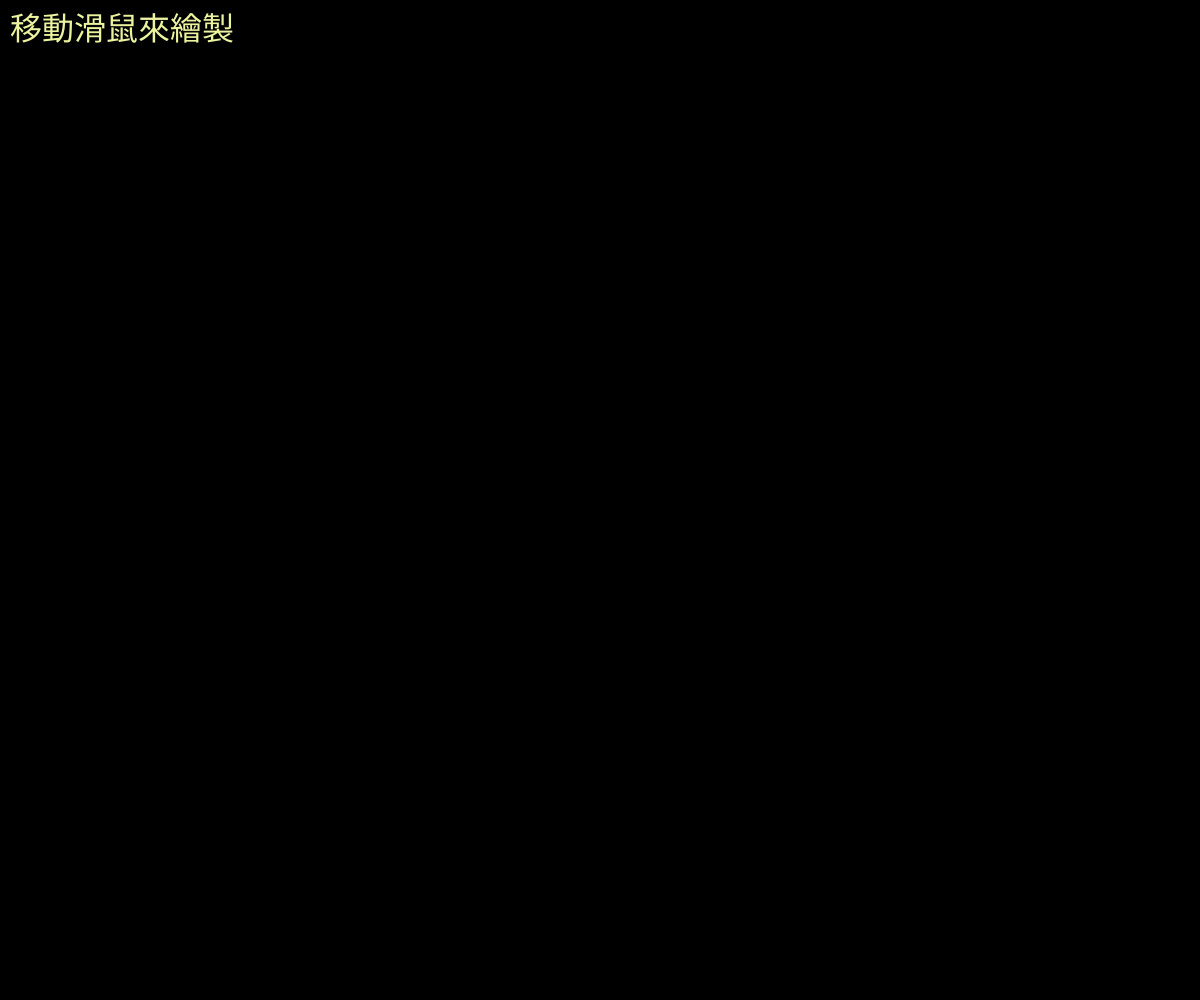
Frame 1 (no input)
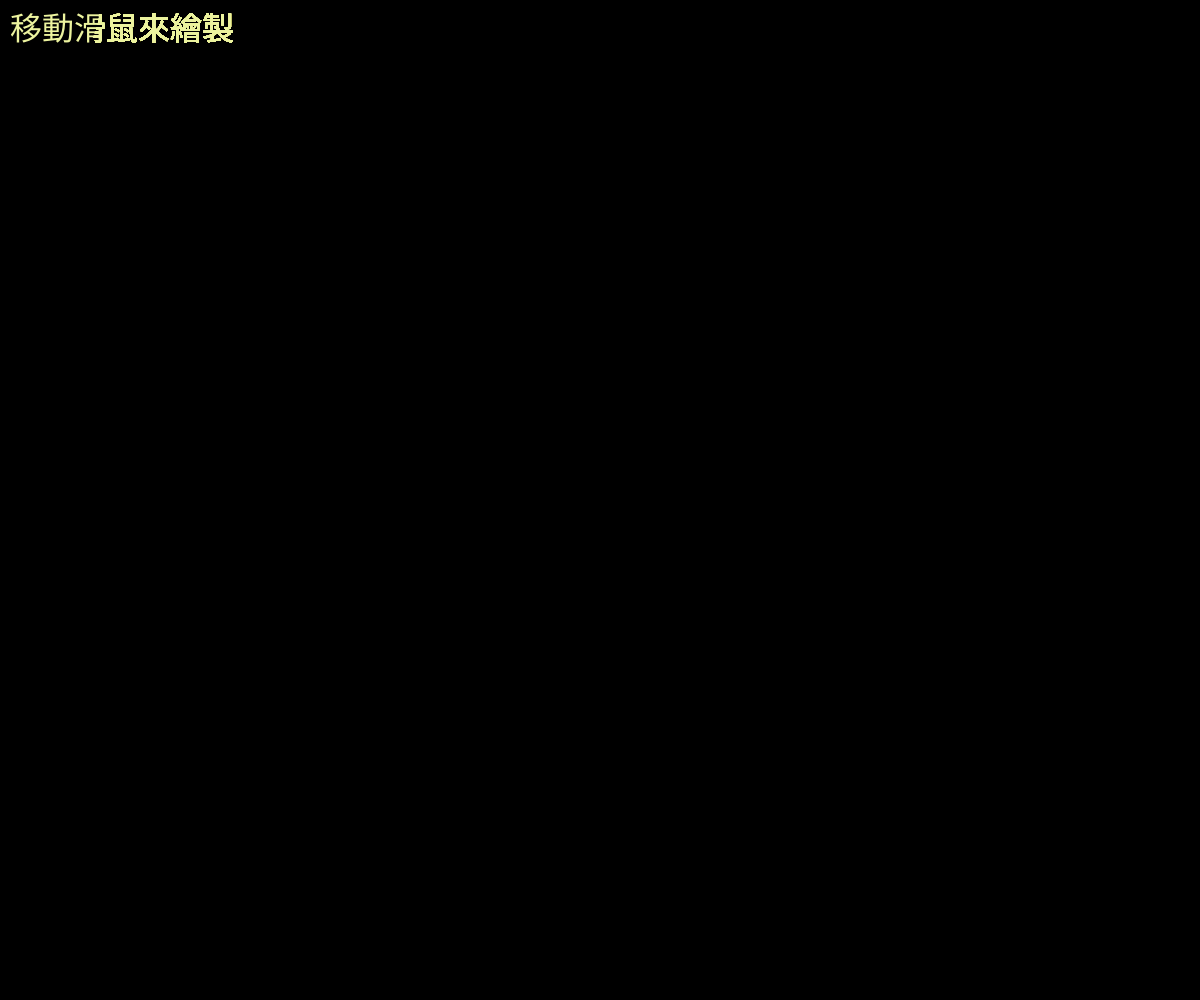
Frame 60 (no input)
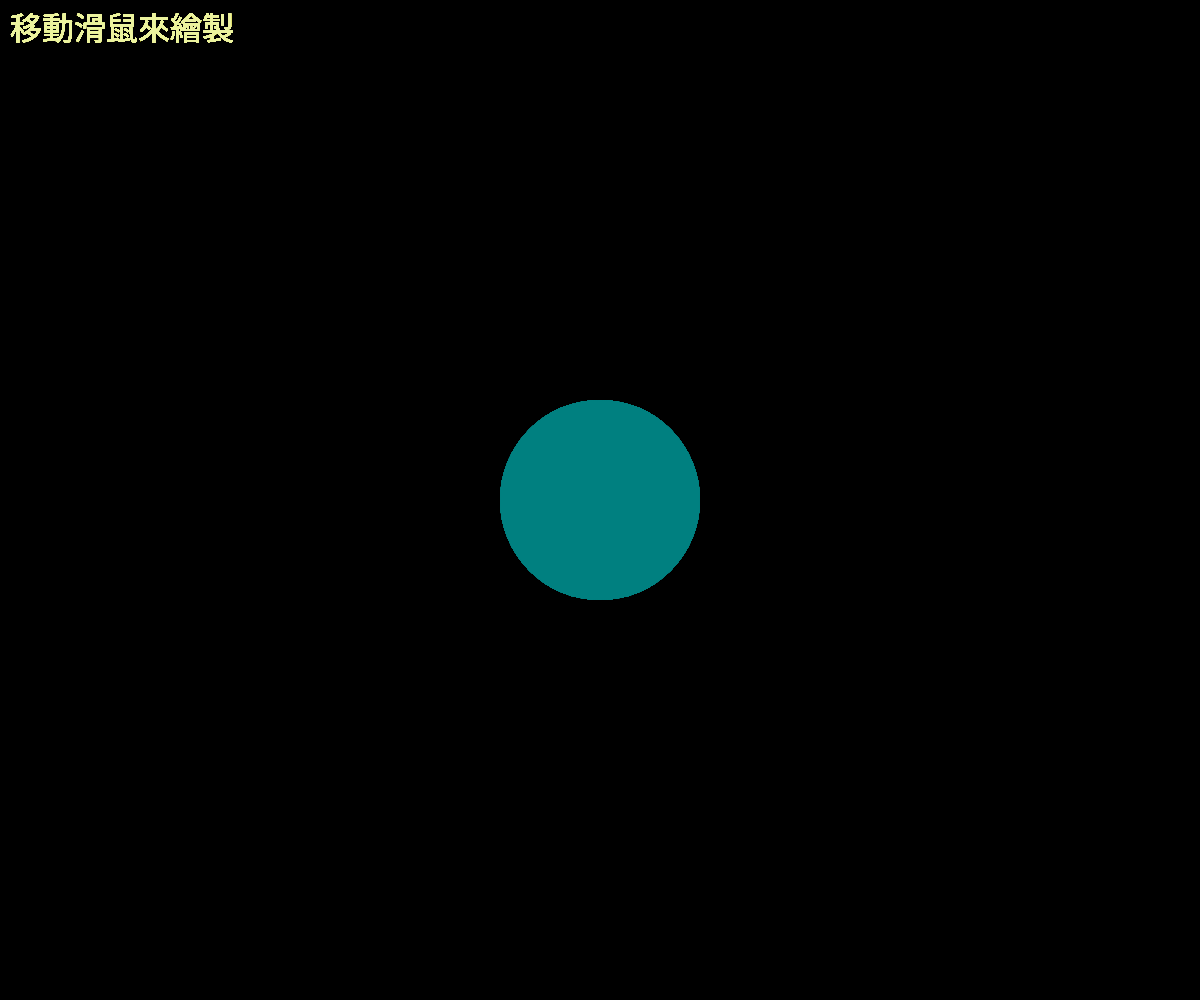
Frame 120 (the mouse pressed at the canvas centre since frame 60)

The p5.js sketch that drew these frames (run headless with seeded random() and noise() and a simulated clock; from frame 60 on, the mouse is pressed at the canvas centre):

// p5.js sketch
// ── sketch.js
function setup() { 
  // 建立依照視窗的高與寬當作畫布的寬高
  createCanvas(windowWidth, windowHeight);
  // 設定顏色模式為HSB
  colorMode(HSB);
  // 畫布的背景顏色為黑色
  background(0);
}

function draw() { 
  // 根據滑鼠的 X 軸位置計算色相
  let hue = map(mouseX, 0, windowWidth, 0, 360);
  // 根據滑鼠的 Y 軸位置計算亮度
  let brightness = map(mouseY, 0, windowHeight, 0, 100);

  // 設定圓的顏色
  fill(hue, 100, brightness);
  noStroke();

  // 在滑鼠位置畫一個圓，圓的寬高為200px
  ellipse(mouseX, mouseY, 200, 200);

  // 在左上角顯示文字
  fill('#ecf39e'); // 設定文字顏色為 #ecf39e
  textSize(32); // 設定文字大小為 32
  text("移動滑鼠來繪製", 10, 40); // 顯示文字
}

// 當視窗的寬高改變時，重新設定畫布的寬高
function windowResized() {
  resizeCanvas(windowWidth, windowHeight);
  // 重新設定背景顏色
  background(0);
}
